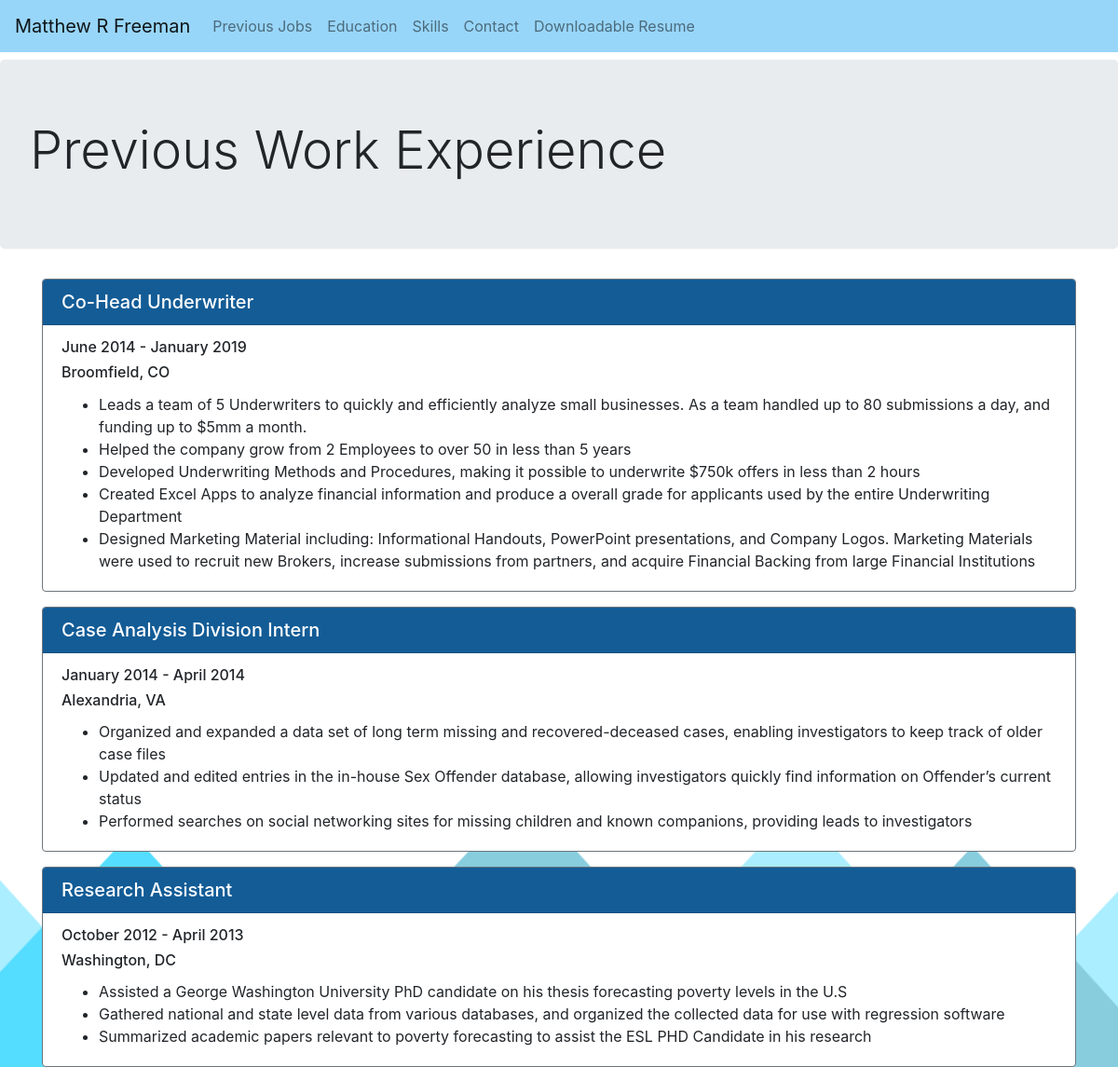
Page /jobs on the committed database.
### cv/models.py (models this page shows, shortened)
class Job(models.Model):
	title = models.CharField(max_length=200)
	date_started = models.DateField()
	date_finished = models.DateField()
	location = models.CharField(max_length=200)
	company = models.CharField(max_length=200)
	def getDescriptions(self):
		return JobDescription.objects.filter(job_title=self)
	descriptions = property(getDescriptions)
	def __str__(self):
		return self.title

class JobDescription(models.Model):
	job_title = models.ForeignKey(Job, on_delete=models.PROTECT)
	description = models.TextField()

### cv/views.py (the view)
# urls.py: path('jobs', views.jobs, name='jobs'),
def jobs(request):
	jobs = Job.objects.order_by('-date_started')
	context = {'jobs': jobs}
	return render(request, 'cv/jobs.html', context)

### cv/templates/cv/jobs.html
{% extends "cv/base.html" %}
{% block header %}
	<div class="jumbotron mt-2">
		<h1 class="display-4">Previous Work Experience</h1>
	</div>
{% endblock header %}
{% block content %}
	{% for job in jobs %}
		<div class="card border-secondary mb-3">
			<h5 class="card-header text-white" style="background-color: #135c96;">{{ job }}</h5>
  			<div class="card-body">
  				<h6 class="card-subtitle mb-2">{{ job.date_started|date:"F Y"}} - {{ job.date_finished|date:"F Y" }}</h6>
  				<h6 class="card-title">{{ job.location }}</h6>
				<ul class="card-text">
					{% for desc in job.descriptions %}
						<li> {{ desc.description }} </li>
					{% empty %}
						<li>Looks like no Description has been added yet</li>
					{% endfor %}
				</ul>
			</div>
		</div>
	{% empty %}
		<div class="card text-white bg-warning mb-3">
			<p class="card-text">Looks like no Jobs have been added yet</p>
		</div>
	{% endfor %}
{% endblock content %}

### rows in the picture
Job: title "Co-Head Underwriter", date_started "June 2014", date_finished "January 2019", location "Broomfield, CO"
JobDescription: description "Leads a team of 5 Underwriters to quickly and efficiently analyze small businesses. As a team handled up to 80 submissions a day, and funding up to $5mm a month."
JobDescription: description "Helped the company grow from 2 Employees to over 50 in less than 5 years"
JobDescription: description "Developed Underwriting Methods and Procedures, making it possible to underwrite $750k offers in less than 2 hours"
JobDescription: description "Created Excel Apps to analyze financial information and produce a overall grade for applicants used by the entire Underwriting Department"
JobDescription: description "Designed Marketing Material including: Informational Handouts, PowerPoint presentations, and Company Logos. Marketing Materials were used to recruit new Brokers, increase submissions from partners, and acquire Financial Backing from large Financial Institutions"
Job: title "Case Analysis Division Intern", date_started "January 2014", date_finished "April 2014", location "Alexandria, VA"
JobDescription: description "Organized and expanded a data set of long term missing and recovered-deceased cases, enabling investigators to keep track of older case files"
JobDescription: description "Updated and edited entries in the in-house Sex Offender database, allowing investigators quickly find information on Offender’s current status"
JobDescription: description "Performed searches on social networking sites for missing children and known companions, providing leads to investigators"
Job: title "Research Assistant", date_started "October 2012", date_finished "April 2013", location "Washington, DC"
JobDescription: description "Assisted a George Washington University PhD candidate on his thesis forecasting poverty levels in the U.S"
JobDescription: description "Gathered national and state level data from various databases, and organized the collected data for use with regression software"
JobDescription: description "Summarized academic papers relevant to poverty forecasting to assist the ESL PHD Candidate in his research"
